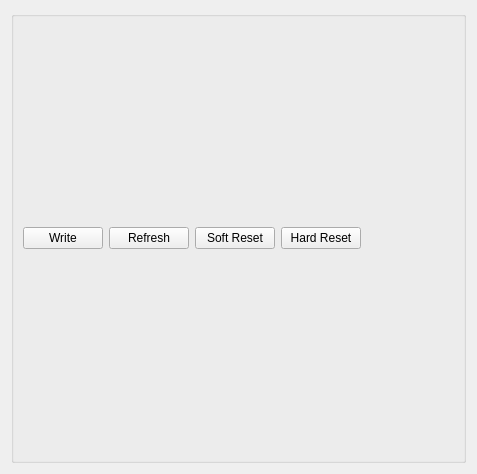
<?xml version="1.0" encoding="UTF-8"?>
<ui version="4.0">
 <class>CbcRegistersTab</class>
 <widget class="QWidget" name="CbcRegistersTab">
  <property name="geometry">
   <rect>
    <x>0</x>
    <y>0</y>
    <width>477</width>
    <height>474</height>
   </rect>
  </property>
  <property name="windowTitle">
   <string>Form</string>
  </property>
  <layout class="QVBoxLayout" name="verticalLayout_4">
   <item>
    <layout class="QVBoxLayout" name="loCbcs"/>
   </item>
   <item>
    <layout class="QHBoxLayout" name="loButtons">
     <item>
      <widget class="QGroupBox" name="groupBox">
       <property name="title">
        <string/>
       </property>
       <layout class="QHBoxLayout" name="horizontalLayout">
        <item>
         <widget class="QPushButton" name="btnWrite">
          <property name="text">
           <string>Write</string>
          </property>
         </widget>
        </item>
        <item>
         <widget class="QPushButton" name="btnRefresh">
          <property name="text">
           <string>Refresh</string>
          </property>
         </widget>
        </item>
        <item>
         <widget class="QPushButton" name="btnResetSoft">
          <property name="text">
           <string>Soft Reset</string>
          </property>
         </widget>
        </item>
        <item>
         <widget class="QPushButton" name="btnHardReset">
          <property name="text">
           <string>Hard Reset</string>
          </property>
         </widget>
        </item>
        <item>
         <spacer name="spacerRefresh">
          <property name="orientation">
           <enum>Qt::Horizontal</enum>
          </property>
          <property name="sizeHint" stdset="0">
           <size>
            <width>40</width>
            <height>20</height>
           </size>
          </property>
         </spacer>
        </item>
       </layout>
      </widget>
     </item>
    </layout>
   </item>
  </layout>
 </widget>
 <resources/>
 <connections/>
</ui>
